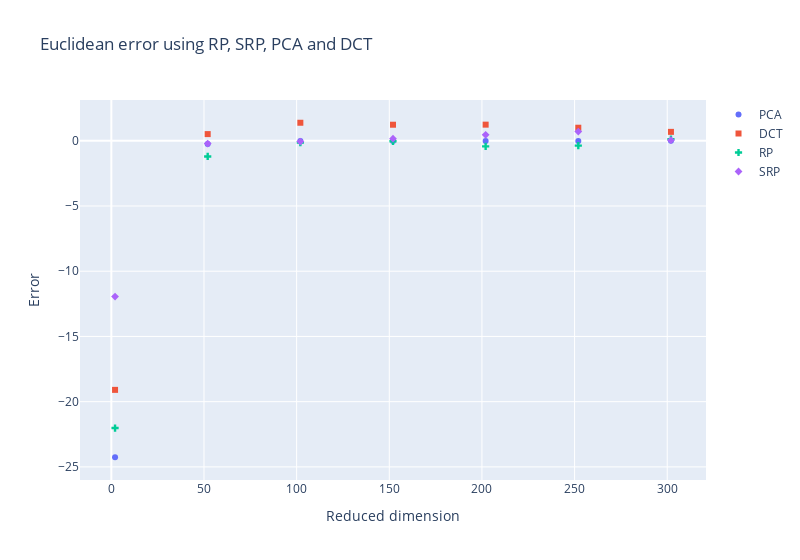

Notebook cell for this chart:
### Code cell
fig = go.Figure()
ks = np.arange(2,325,50)
fig.add_trace(go.Scatter(x=ks, y=dict1["pca"][0], name="PCA", marker_symbol="circle", mode="markers"))
fig.add_trace(go.Scatter(x=ks, y=dict1["dct"][0], name="DCT", marker_symbol="square", mode="markers"))
fig.add_trace(go.Scatter(x=ks, y=dict1["rp"][0], name="RP", marker_symbol="cross", mode="markers"))
fig.add_trace(go.Scatter(x=ks, y=dict1["srp"][0], name="SRP", marker_symbol="diamond", mode="markers"))

fig.update_layout(
    title_text="Euclidean error using RP, SRP, PCA and DCT",
    width=800,
)

fig.update_xaxes(title_text='Reduced dimension')
fig.update_yaxes(title_text='Error')

fig.show()

### Figure 1 — Plotly figure (JSON) as saved in the notebook; plotly's stock layout.template omitted (floating-point values rounded to 4 significant figures)
{"data": [{"marker": {"symbol": "circle"}, "mode": "markers", "name": "PCA", "type": "scatter", "x": [2, 52, 102, 152, 202, 252, 302], "y": [-24.26, -0.2484, -0.02455, -0.01617, -0.01205, -0.009605, -0.00798]}, {"marker": {"symbol": "square"}, "mode": "markers", "name": "DCT", "type": "scatter", "x": [2, 52, 102, 152, 202, 252, 302], "y": [-19.1, 0.511, 1.381, 1.23, 1.236, 1.0, 0.683]}, {"marker": {"symbol": "cross"}, "mode": "markers", "name": "RP", "type": "scatter", "x": [2, 52, 102, 152, 202, 252, 302], "y": [-22.02, -1.2, -0.1368, -0.04234, -0.4283, -0.3737, 0.1237]}, {"marker": {"symbol": "diamond"}, "mode": "markers", "name": "SRP", "type": "scatter", "x": [2, 52, 102, 152, 202, 252, 302], "y": [-11.94, -0.2118, -0.06485, 0.1607, 0.4561, 0.7086, 0.04461]}], "layout": {"title": {"text": "Euclidean error using RP, SRP, PCA and DCT"}, "width": 800, "xaxis": {"title": {"text": "Reduced dimension"}}, "yaxis": {"title": {"text": "Error"}}}}
